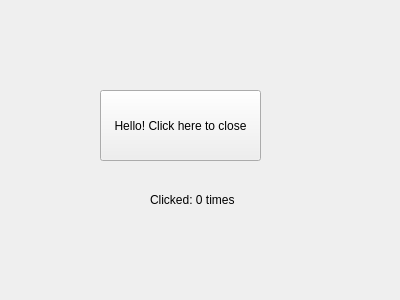
<?xml version="1.0" encoding="UTF-8"?>
<ui version="4.0">
 <class>MainWindow</class>
 <widget class="QWidget" name="MainWindow">
  <property name="geometry">
   <rect>
    <x>0</x>
    <y>0</y>
    <width>400</width>
    <height>300</height>
   </rect>
  </property>
  <property name="windowTitle">
   <string>MainWindow</string>
  </property>
  <widget class="QPushButton" name="pushButton">
   <property name="geometry">
    <rect>
     <x>100</x>
     <y>90</y>
     <width>161</width>
     <height>71</height>
    </rect>
   </property>
   <property name="text">
    <string>Hello! Click here to close</string>
   </property>
  </widget>
  <widget class="QLabel" name="label">
   <property name="geometry">
    <rect>
     <x>150</x>
     <y>190</y>
     <width>101</width>
     <height>20</height>
    </rect>
   </property>
   <property name="text">
    <string>Clicked: 0 times</string>
   </property>
  </widget>
 </widget>
 <resources/>
 <connections>
  <connection>
   <sender>pushButton</sender>
   <signal>clicked()</signal>
   <receiver>label</receiver>
   <slot>update()</slot>
   <hints>
    <hint type="sourcelabel">
     <x>160</x>
     <y>141</y>
    </hint>
    <hint type="destinationlabel">
     <x>186</x>
     <y>201</y>
    </hint>
   </hints>
  </connection>
 </connections>
</ui>
